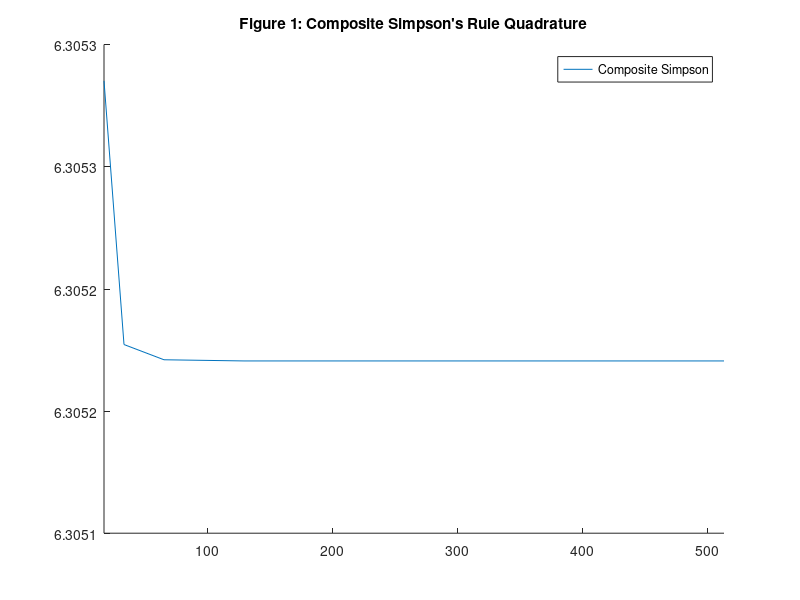

The MATLAB script that drew this image:
%Approximates the integral of f(x) = x^p for p in [2,8] as well as f(x) = 1
%+ sin(x) * cos(2x/3) * sin(4x) over a fixed mesh of varying size using the
%Simpson's Composite Rule quadrature scheme. 
%Author: Dan Ruley 
%Date: February, 2020

%Clear out any old data/charts before running
clear
close all
clc

%Set up the functions and vectors used to store the results, mesh sizes
fun = @(x) 1 + sin(x).*cos(2.*x./3).*sin(4.*x);
twopi = 2.0 * pi;
N = [17,33,65,129,257,513];
p = [2,3,4,5,6,7,8];
x_p_results = {zeros(1,length(N)), zeros(1,length(N)), zeros(1,length(N)), zeros(1,length(N)), zeros(1,length(N)), zeros(1,length(N)), zeros(1,length(N))};
trig_func_results = zeros(1,6);

%Calculate the sums per the Simpson's Composite rule.  xi/wi/deltaX are
%used for the trigonometric function, while wiP, xiP, and dXP are used for
%the x^p function.
for j = 1:length(N)
    dXP = 1/(2*N(j));
    deltaX = twopi/(2*N(j));
    sum = 0;
    for i = 1:(2*N(j)+1)
        
        xi = (i - 1) * deltaX;
        wi = 0;
        
        xiP = (i - 1) * dXP;
        wiP = 0;
        
        if (i == 1 || i == (2*N(j)+1))
           wi = (deltaX / 3); 
           wiP = (dXP / 3);
        
        elseif (mod(i,2) == 0)
            wi = 4 * (deltaX / 3);
            wiP = 4 * (dXP / 3);
        
        else 
            wi = 2 * (deltaX / 3);
            wiP = 2 * (dXP / 3);
        end
        
        val = wi.*fun(xi);
        sum = sum + val;
       
        for n = 1:length(p)
            val = wiP * xiP^p(n);
            x_p_results{n}(j) = x_p_results{n}(j) + val;
        end
    end
    
    trig_func_results(j) = sum;
end

%Plot the result to show convergence
figure(1)
hold on;
title("Figure 1: Composite Simpson's Rule Quadrature");
ylim([6.3051 6.3053]);
xlim([17 513]);
labels = ("Composite Simpson");
plot(N,trig_func_results)
legend(labels, 'Location', 'Northeast');
hold off;

